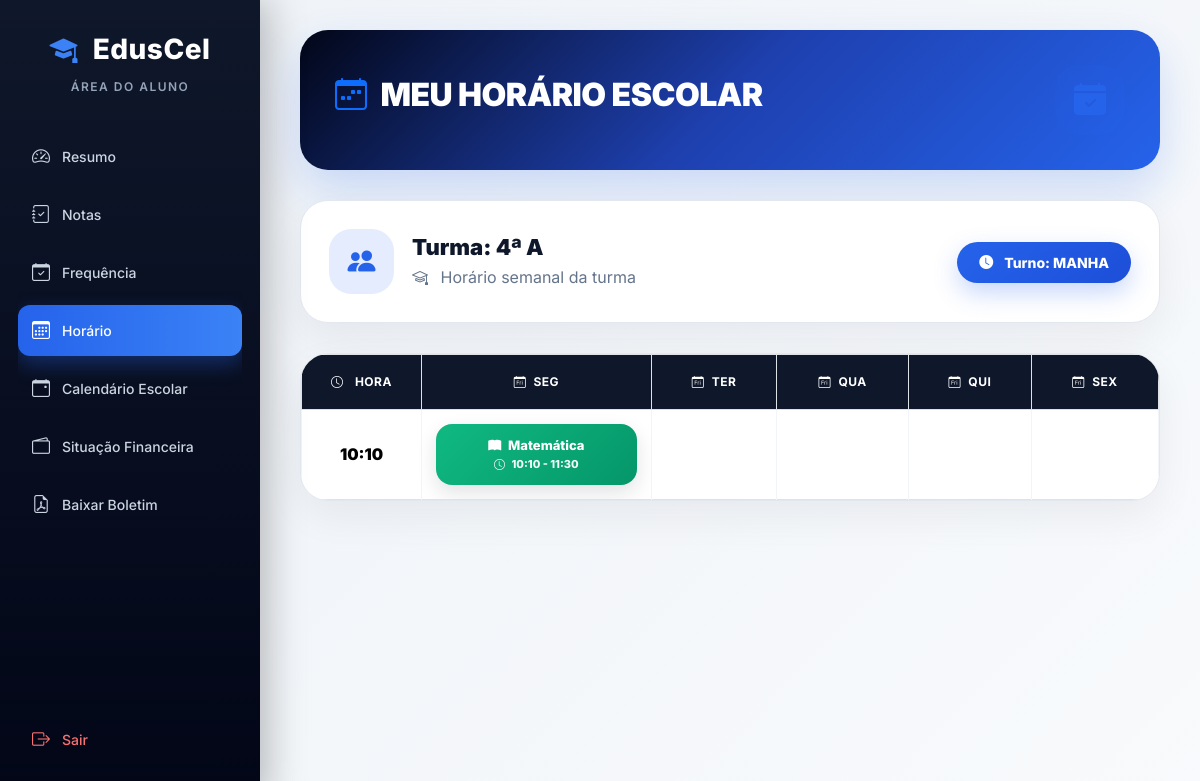
The page /aluno/horario/ (signed in) on the database its author committed.
### academic/models.py (models this page shows, shortened)
class Aluno(models.Model):
    SEXO_CHOICES = [
        ("Masculino", "Masculino"),
        ("Feminino", "Feminino"),
    ]
    usuario = models.OneToOneField(
        settings.AUTH_USER_MODEL,
        on_delete=models.CASCADE,
        limit_choices_to={"role": "ALUNO"},
        related_name="perfil_aluno"
    )
    curso = models.ForeignKey(
        "Curso",
        on_delete=models.SET_NULL,
        null=True,
        blank=True,
        related_name="alunos",
        verbose_name="Curso"
    )
    matricula = models.CharField(
        max_length=20,
        unique=True,
        verbose_name="Matrícula"
    )
    numero_processo = models.CharField(
        max_length=20,
        verbose_name="Número de Processo"
    )
    numero_bi = models.CharField(
        max_length=20,
        unique=True,
        verbose_name="Número do BI"
    )
    data_nascimento = models.DateField(
        null=True,
        blank=True
    )
    sexo = models.CharField(
        max_length=15,
        choices=SEXO_CHOICES,
        null=True,
        blank=True
    )
    classe = models.CharField(
        max_length=15,
        null=True,
        blank=True
    )
    turma = models.ForeignKey(
        "academic.Turma",
        on_delete=models.SET_NULL,
        null=True,
        blank=True,
        related_name="alunos"
    )
    numero_na_turma = models.PositiveIntegerField(
        null=True,
        blank=True
    )
    ano_letivo = models.ForeignKey(
        "AnoLetivo",
        on_delete=models.CASCADE,
        related_name="alunos"
    )
    escola = models.ForeignKey(
        "academic.Escola",
        on_delete=models.CASCADE,
        related_name="alunos"
    )
    matricula_confirmada = models.BooleanField(
        default=False
    )
    ultimo_ano_confirmado = models.ForeignKey(
        "AnoLetivo",
        on_delete=models.SET_NULL,
        null=True,
        blank=True,
        related_name="alunos_confirmados",
        verbose_name="Último Ano Confirmado"
    )
    precisa_confirmacao = models.BooleanField(
        default=False
    )
    media_final = models.DecimalField(
        max_digits=5,
        decimal_places=2,
        null=True,
        blank=True
    )
    aprovado = models.BooleanField(
        default=False
    )
    ativo = models.BooleanField(
        default=True
    )
    criado_em = models.DateTimeField(
        auto_now_add=True
    )
    atualizado_em = models.DateTimeField(
        auto_now=True
    )
    class Meta:
        ordering = [
            "classe",
            "numero_na_turma",
            "usuario__first_name"
        ]
        verbose_name = "Aluno"
        verbose_name_plural = "Alunos"
        constraints = [
            models.UniqueConstraint(
                fields=["numero_processo", "escola"],
                name="unique_numero_processo_por_escola"
            ),
            models.UniqueConstraint(
                fields=["matricula", "escola"],
                name="unique_matricula_por_escola"
            )
        ]
        indexes = [
            models.Index(fields=["numero_processo"]),
            models.Index(fields=["numero_bi"]),
            models.Index(fields=["matricula"]),
            models.Index(fields=["escola"]),
            models.Index(fields=["ano_letivo"]),
        ]

class Turma(models.Model):
    CLASSE_CHOICES = [
        ('0', 'Iniciação'),
        ('1', '1ª Classe'),
        ('2', '2ª Classe'),
        ('3', '3ª Classe'),
        ('4', '4ª Classe'),
        ('5', '5ª Classe'),
        ('6', '6ª Classe'),
        ('7', '7ª Classe'),
        ('8', '8ª Classe'),
        ('9', '9ª Classe'),
        ('10', '10ª Classe'),
        ('11', '11ª Classe'),
        ('12', '12ª Classe'),
        ('13', '13ª Classe'),
    ]
    TURNOS = [
        ('MANHA', 'Manhã'),
        ('TARDE', 'Tarde'),
        ('NOITE', 'Noite'),
    ]
    classe = models.CharField(
        max_length=10,
        choices=CLASSE_CHOICES,
        verbose_name="Classe"
    )
    curso = models.ForeignKey(
        'Curso',
        on_delete=models.SET_NULL,
        null=True,
        blank=True,
        related_name="turmas",
        verbose_name="Curso"
    )
    identificador = models.CharField(
        max_length=5,
        verbose_name="Identificador da Turma"
    )
    sala = models.CharField(
        max_length=20,
        null=True,
        blank=True,
        verbose_name="Sala"
    )
    turno = models.CharField(
        max_length=10,
        choices=TURNOS,
        default='MANHA',
        verbose_name='Turno'
    )
    ano_letivo = models.ForeignKey(
        'AnoLetivo',
        on_delete=models.CASCADE,
        related_name="turmas",
        verbose_name="Ano Letivo"
    )
    escola = models.ForeignKey(
        'Escola',
        on_delete=models.CASCADE,
        related_name="turmas",
        verbose_name="Escola"
    )
    professor = models.ForeignKey(
        settings.AUTH_USER_MODEL,
        on_delete=models.SET_NULL,
        related_name="turmas",
        limit_choices_to={"role": "PROFESSOR"},
        null=True,
        blank=True,
        verbose_name="Professor Responsável"
    )
    diretor_turma = models.ForeignKey(
        settings.AUTH_USER_MODEL,
        on_delete=models.SET_NULL,
        null=True,
        blank=True,
        limit_choices_to={
            "role": "PROFESSOR"
        },
        related_name="turmas_como_diretor",
        verbose_name="Diretor de Turma"
    )
    criada_em = models.DateTimeField(
        auto_now_add=True,
        verbose_name="Data de Criação"
    )
    class Meta:
        constraints = [
            models.UniqueConstraint(
                fields=[
                    'classe',
                    'identificador',
                    'turno',
                    'ano_letivo',
                    'escola',
                    'curso'
                ],
                name='unique_turma_por_curso'
            )
        ]
        verbose_name = "Turma"
        verbose_name_plural = "Turmas"

class HorarioTurma(models.Model):
    escola = models.ForeignKey(
        "Escola",
        on_delete=models.CASCADE,
        related_name="horarios_escola"
    )
    ano_letivo = models.ForeignKey(
        "AnoLetivo",
        on_delete=models.CASCADE,
        related_name="horarios",
        verbose_name="Ano Letivo"
    )
    turma = models.ForeignKey(
        "Turma",
        on_delete=models.CASCADE,
        related_name="horarios_turma"
    )
    turno = models.CharField(
        max_length=10,
        choices=[
            ("MANHA", "Manhã"),
            ("TARDE", "Tarde"),
            ("NOITE", "Noite"),
        ]
    )
    bloqueado = models.BooleanField(
        default=False,
        verbose_name="Horário bloqueado"
    )
    criado_em = models.DateTimeField(
        auto_now_add=True
    )
    atualizado_em = models.DateTimeField(
        auto_now=True
    )
    class Meta:
        unique_together = (
            "escola",
            "ano_letivo",
            "turma",
            "turno",
        )
        ordering = [
            "-ano_letivo__nome",
            "turma__classe",
            "turma__identificador",
        ]

class AulaHorario(models.Model):
    DIAS_SEMANA = [
        ("SEG", "Segunda"),
        ("TER", "Terça"),
        ("QUA", "Quarta"),
        ("QUI", "Quinta"),
        ("SEX", "Sexta"),
        ("SAB", "Sábado"),
    ]
    TIPO_CHOICES = [
        ("AULA", "Aula"),
        ("INTERVALO", "Intervalo"),
    ]
    horario = models.ForeignKey(
        HorarioTurma,
        on_delete=models.CASCADE,
        related_name="aulas"
    )
    dia = models.CharField(
        max_length=10,
        choices=DIAS_SEMANA
    )
    hora_inicio = models.TimeField()
    hora_fim = models.TimeField()
    tipo = models.CharField(
        max_length=10,
        choices=TIPO_CHOICES,
        default="AULA"
    )
    disciplina = models.ForeignKey(
        Disciplina,
        on_delete=models.CASCADE,
        null=True,
        blank=True
    )
    professor = models.ForeignKey(
        User,
        on_delete=models.SET_NULL,
        null=True,
        blank=True
    )

class Disciplina(models.Model):
    nome = models.CharField(max_length=90)
    turma = models.ForeignKey(
        Turma,
        on_delete=models.CASCADE,
        related_name="disciplinas"
    )
    professor = models.ForeignKey(
        settings.AUTH_USER_MODEL,
        on_delete=models.CASCADE,
        limit_choices_to={'role': 'PROFESSOR'},
        related_name="disciplinas",
        null=True,
        blank=True
    )
    escola = models.ForeignKey(
        Escola,
        on_delete=models.CASCADE,
        related_name="disciplinas"
    )
    criada_em = models.DateTimeField(auto_now_add=True)
    class Meta:
        unique_together = ('nome', 'turma', 'escola')
        ordering = ["nome"]

### core/views.py (the view)
# urls.py: path('aluno/horario/', views.horario_aluno, name='horario_aluno'),
@login_required
def horario_aluno(request):
    if getattr(request.user, "role", None) != "ALUNO":
        return redirect("dashboard")
    aluno = Aluno.objects.select_related("turma", "turma__curso").filter(
        usuario=request.user
    ).first()
    if not aluno:
        return redirect("dashboard")
    horario = HorarioTurma.objects.filter(
        turma=aluno.turma
    ).first()
    dias = ["SEG", "TER", "QUA", "QUI", "SEX"]
    linhas = []
    mostrar_curso = False
    try:
        if int(aluno.turma.classe) >= 10:
            mostrar_curso = True
    except:
        pass
    if horario:
        aulas = AulaHorario.objects.select_related("disciplina").filter(
            horario=horario
        ).order_by("hora_inicio")
        horas = sorted(list(set([a.hora_inicio for a in aulas])))
        for hora in horas:
            linha = {d: None for d in dias}
            linha["hora"] = hora
            for aula in aulas:
                if aula.hora_inicio == hora and aula.dia in dias:
                    linha[aula.dia] = aula
            linhas.append(linha)
    return render(request, "horario.html", {
        "aluno": aluno,
        "horario": horario,
        "linhas": linhas,
        "dias": dias,
        "mostrar_curso": mostrar_curso
    })

### core/templatetags/extras.py (called while the page is built)
@register.filter
def get_item(dictionary, key):
    return dictionary.get(key)

### core/templates/horario.html (shortened to what this page needs)
{% extends "base_aluno.html" %}
{% load extras %}
{% block content %}
<div class="schedule-wrapper">
<div class="page-header">
<div class="d-flex justify-content-between align-items-center flex-wrap gap-4">
<div>
<h3>
<i class="bi bi-calendar-week me-2 text-primary"></i>
MEU HORÁRIO ESCOLAR
</h3>
</div>
<div class="page-icon">
<i class="bi bi-calendar-check-fill"></i>
</div>
</div>
</div>
{% if horario %}
<div class="card-premium schedule-info">
<div class="schedule-info-left">
<div class="schedule-class-icon">
<i class="bi bi-people-fill"></i>
</div>
<div>
<h4>
Turma:
{{ aluno.turma.classe }}ª
{{ aluno.turma.identificador }}
</h4>
<p>
<i class="bi bi-mortarboard me-2"></i>
Horário semanal da turma
</p>
</div>
</div>
<div>
<span class="badge-turno">
<i class="bi bi-clock-fill me-2"></i>
Turno:
{{ horario.turno }}
</span>
</div>
</div>
<div class="schedule-table">
<div class="table-responsive">
<table class="table table-bordered align-middle mb-0">
<thead>
<tr>
<th style="width:120px;">
<i class="bi bi-clock me-2"></i>
Hora
</th>
{% for dia in dias %}
<th>
<i class="bi bi-calendar-day me-1"></i>
{{ dia }}
</th>
{% endfor %}
</tr>
</thead>
<tbody>
{% for linha in linhas %}
<tr>
<td class="hora-cell">
{{ linha.hora|time:"H:i" }}
</td>
{% for dia in dias %}
{% with aula=linha|get_item:dia %}
<td>
{% if aula %}
{% if aula.tipo == "INTERVALO" %}
<div class="aula-card bg-intervalo">
<i class="bi bi-cup-hot-fill me-1"></i>
Intervalo
<br>
<small>
{{ aula.hora_inicio|time:"H:i" }}
-
{{ aula.hora_fim|time:"H:i" }}
</small>
</div>
{% else %}
<div class="aula-card bg-aula">
<i class="bi bi-book-fill me-1"></i>
{{ aula.disciplina.nome }}
<br>
<small>
<i class="bi bi-clock me-1"></i>
{{ aula.hora_inicio|time:"H:i" }}
-
{{ aula.hora_fim|time:"H:i" }}
</small>
</div>
{% endif %}
{% endif %}
</td>
{% endwith %}
{% endfor %}
</tr>
{% endfor %}
</tbody>
</table>
</div>
</div>
{% endif %}
</div>
{% endblock %}

### core/templates/base_aluno.html (style rules this page uses)
* { box-sizing:border-box; }
body { margin:0; font-family:'Inter',sans-serif; background: linear-gradient( 135deg, #eef2f7, #f8fafc ); color:#0f172a; overflow-x:hidden; }

### core/templates/horario.html (style rules this page uses)
:root { --edus-primary:#2563eb; --edus-secondary:#1d4ed8; --edus-success:#10b981; --edus-warning:#f59e0b; --edus-dark:#0f172a; --edus-muted:#64748b; --edus-border:#e2e8f0; --edus-bg:#f8fafc; }
.schedule-wrapper { animation:fadePage .35s ease; }
.page-header { background: linear-gradient( 135deg, #020617, #1e40af, #2563eb ); border-radius:28px; padding:35px; margin-bottom:30px; color:white; box-shadow: 0 20px 45px rgba(37,99,235,.20); overflow:hidden; }
.page-header h3 { font-size:32px; font-weight:900; letter-spacing:-.5px; margin-bottom:10px; }
.page-icon { width:70px; height:70px; border-radius:24px; background: rgba(37,99,235,.12); color:var(--edus-primary); display:flex; align-items:center; justify-content:center; font-size:32px; }
.card-premium { background:white; border-radius:28px; border:1px solid var(--edus-border); box-shadow: 0 15px 40px rgba(15,23,42,.06); transition:.3s; }
.schedule-info { padding:28px; display:flex; align-items:center; justify-content:space-between; gap:20px; flex-wrap:wrap; margin-bottom:30px; }
.schedule-info-left { display:flex; align-items:center; gap:18px; }
.schedule-class-icon { width:65px; height:65px; border-radius:22px; display:flex; align-items:center; justify-content:center; background: rgba(37,99,235,.12); color:var(--edus-primary); font-size:28px; }
.schedule-info h4 { font-weight:900; color:var(--edus-dark); margin:0; font-size:22px; }
.schedule-info p { color:var(--edus-muted); margin:5px 0 0; }
.badge-turno { background: linear-gradient( 135deg, #2563eb, #1d4ed8 ); color:white; padding:12px 22px; border-radius:50px; font-size:14px; font-weight:800; box-shadow: 0 10px 25px rgba(37,99,235,.25); }
.schedule-table { background:white; border-radius:28px; overflow:hidden; border:1px solid var(--edus-border); box-shadow: 0 15px 40px rgba(15,23,42,.06); }
.schedule-table .table { margin:0; }
.schedule-table thead th { background:#0f172a; color:white; padding:18px; text-align:center; font-size:12px; text-transform:uppercase; letter-spacing:.5px; white-space:nowrap; }
.schedule-table tbody td { padding:14px; text-align:center; vertical-align:middle; border-color:#f1f5f9; }
.schedule-table tbody tr { transition:.25s; }
.hora-cell { font-weight:900; color:var(--edus-dark); background:#f8fafc; min-width:110px; }
.aula-card { border-radius:16px; padding:12px 10px; color:white; font-size:13px; font-weight:800; line-height:1.4; min-width:120px; transition:.3s; box-shadow: 0 8px 20px rgba(15,23,42,.12); }
.bg-aula { background: linear-gradient( 135deg, #10b981, #059669 ); }
.aula-card small { font-size:11px; opacity:.95; }

### rows shown on the page
Aluno: turma.classe "4", turma.identificador "A"
HorarioTurma: turno "MANHA"
AulaHorario: hora "10:10", disciplina.nome "Matemática", hora_inicio "10:10", hora_fim "11:30"

### other values the page prints
{{ dia }} "SEG" "TER" "QUA" "QUI" "SEX"
